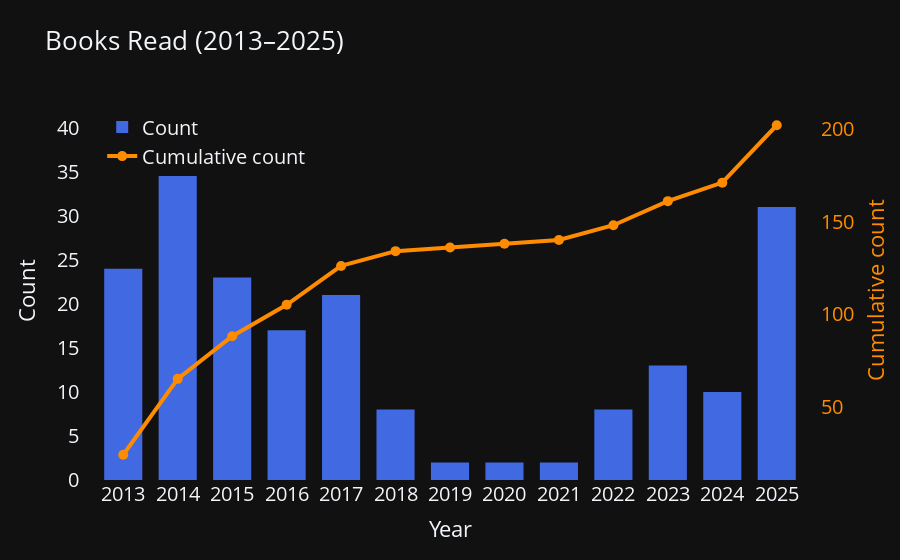

Notebook cell for this chart:
### Code cell
df_0 = pd.read_excel("../data/book_record.xlsx")

plot_bar_time_series(
    df_0, 
    select_type='book', 
    time_period='dates_read', 
    title='Books Read',
    save_path=None
    )

### Figure 1 — Plotly figure (JSON) as saved in the notebook; plotly's stock layout.template omitted (floating-point values rounded to 4 significant figures)
{"data": [{"customdata": [24, 41, 23, 17, 21, 8, 2, 2, 2, 8, 13, 10, 31], "hovertemplate": "Year: %{x}<br>Count: %{y}<extra></extra>", "marker": {"color": "royalblue", "line": {"width": 0}}, "name": "Count", "type": "bar", "x": ["2013", "2014", "2015", "2016", "2017", "2018", "2019", "2020", "2021", "2022", "2023", "2024", "2025"], "y": [24, 41, 23, 17, 21, 8, 2, 2, 2, 8, 13, 10, 31]}, {"hovertemplate": "Year: %{x}<br>Cumulative: %{y}<extra></extra>", "line": {"color": "darkorange", "width": 4}, "marker": {"color": "darkorange", "size": 10}, "mode": "lines+markers", "name": "Cumulative count", "type": "scatter", "x": ["2013", "2014", "2015", "2016", "2017", "2018", "2019", "2020", "2021", "2022", "2023", "2024", "2025"], "y": [24, 65, 88, 105, 126, 134, 136, 138, 140, 148, 161, 171, 202], "yaxis": "y2"}], "layout": {"bargap": 0.3, "barmode": "group", "font": {"size": 20}, "hoverlabel": {"font": {"size": 20}}, "legend": {"font": {"size": 20}, "x": 0.03, "y": 0.98}, "title": {"font": {"size": 26}, "text": "Books Read (2013–2025)"}, "xaxis": {"showgrid": false, "tickfont": {"size": 20}, "title": {"font": {"size": 22}, "text": "Year"}, "zeroline": false}, "yaxis": {"showgrid": false, "tickfont": {"size": 20}, "title": {"font": {"size": 22}, "text": "Count"}, "zeroline": false}, "yaxis2": {"overlaying": "y", "showgrid": false, "side": "right", "tickfont": {"color": "darkorange", "size": 20}, "title": {"font": {"color": "darkorange", "size": 22}, "text": "Cumulative count"}, "zeroline": false}}}
